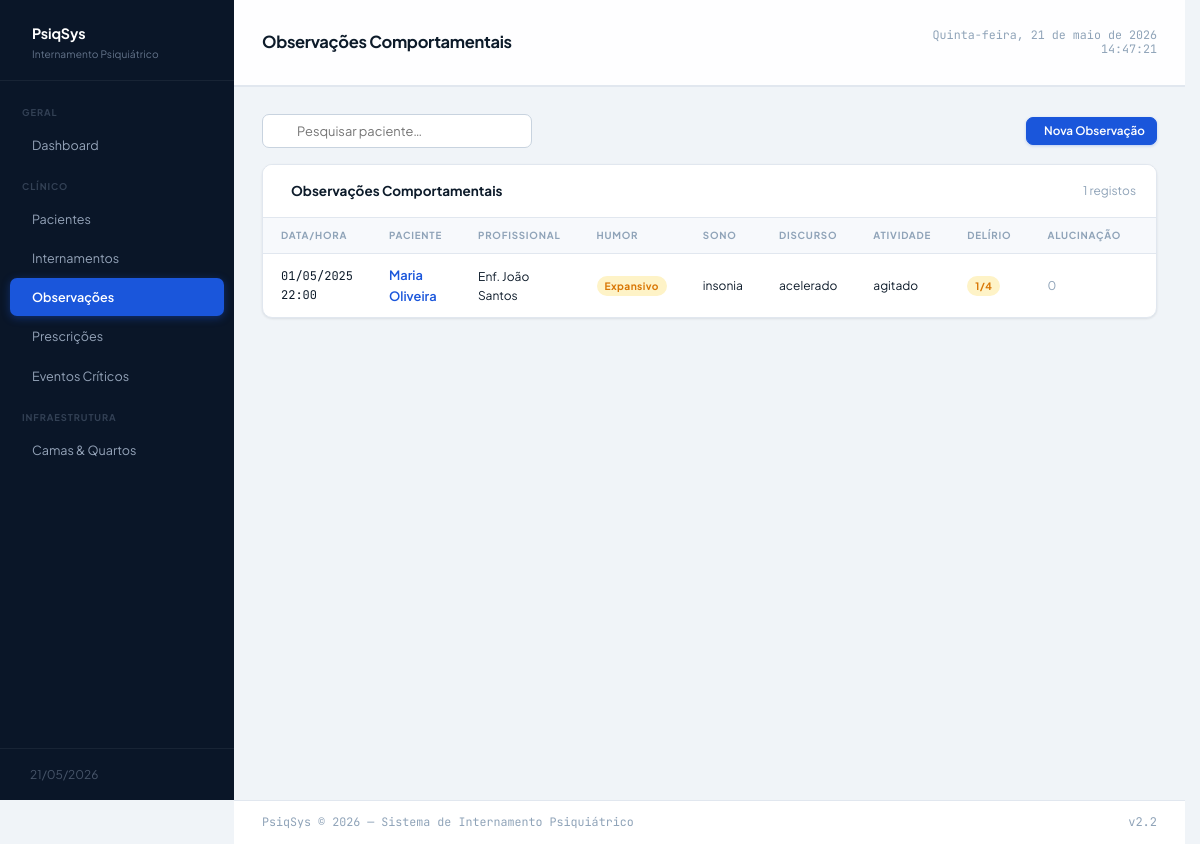
Page /observacoes.php on the earlier database version.
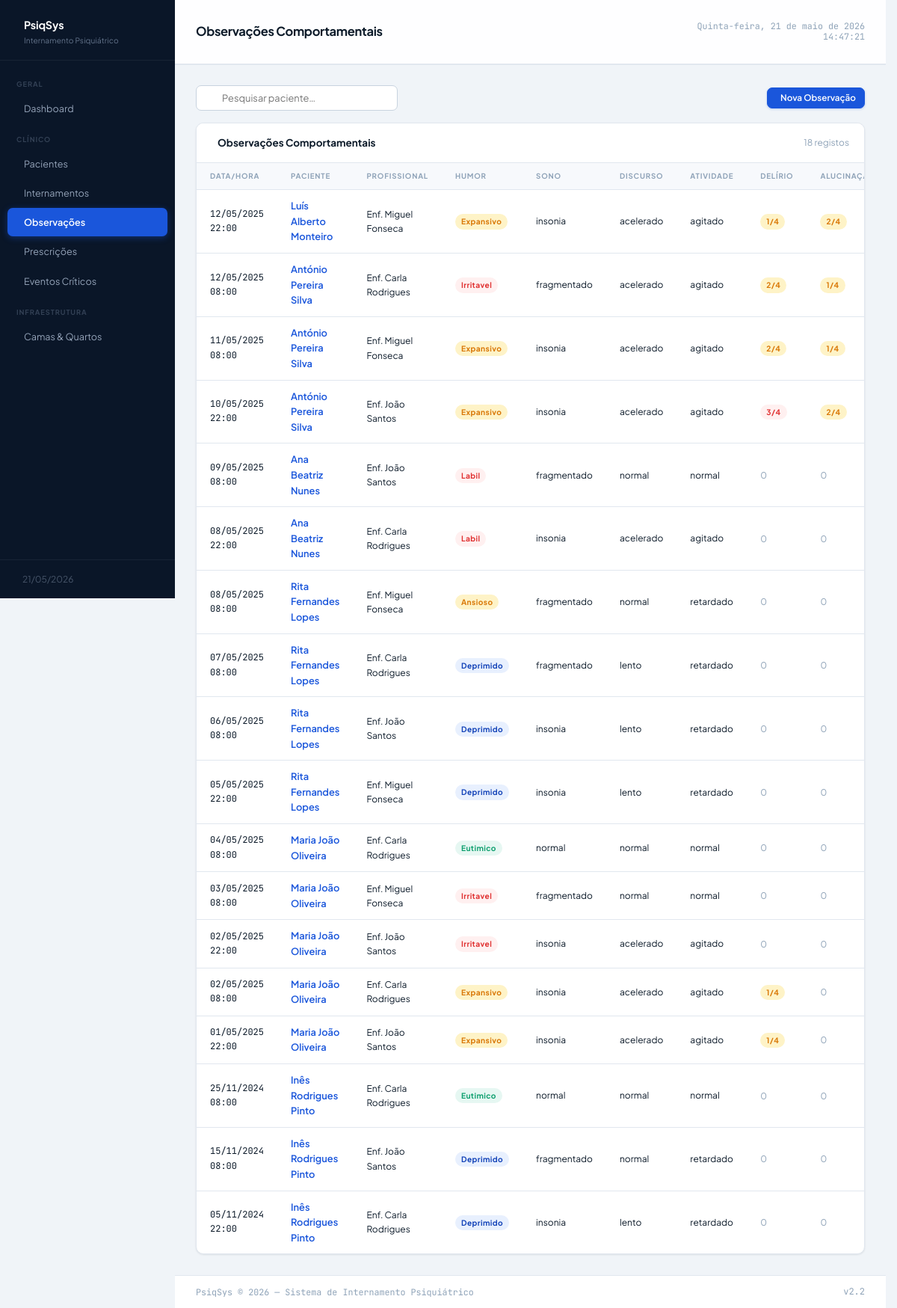
Same page on the later database version.
### tables this page shows
CREATE TABLE IF NOT EXISTS OBSERVACAO_COMPORTAMENTAL (
  id_observacao          INT       NOT NULL AUTO_INCREMENT,
  id_internamento        INT       NOT NULL,
  id_profissional        INT       NOT NULL,
  data_hora              DATETIME  NOT NULL,
  humor                  ENUM('eutimico','deprimido','expansivo','irritavel','ansioso','labil')
                         NOT NULL,
  sono                   ENUM('normal','insonia','hipersonia','fragmentado')
                         NOT NULL,
  discurso               ENUM('normal','acelerado','lento','incoerente','mutismo')
                         NOT NULL,
  atividade_psicomotora  ENUM('normal','agitado','retardado','catatónico')
                         NOT NULL,
  delirio                TINYINT   NOT NULL DEFAULT 0
                         COMMENT 'Escala 0-4 (0=ausente, 4=grave)',
  alucinacao             TINYINT   NOT NULL DEFAULT 0
                         COMMENT 'Escala 0-4 (0=ausente, 4=grave)',
  adesao_terapeutica     ENUM('total','parcial','recusa')
                         NOT NULL DEFAULT 'total',
  notas_clinicas         TEXT      NULL,
  PRIMARY KEY (id_observacao),
  CONSTRAINT fk_obs_internamento
    FOREIGN KEY (id_internamento) REFERENCES INTERNAMENTO (id_internamento)
    ON UPDATE CASCADE ON DELETE RESTRICT,
  CONSTRAINT fk_obs_profissional
    FOREIGN KEY (id_profissional) REFERENCES PROFISSIONAL (id_profissional)
    ON UPDATE CASCADE ON DELETE RESTRICT,
  CONSTRAINT chk_delirio
    CHECK (delirio BETWEEN 0 AND 4),
  CONSTRAINT chk_alucinacao
    CHECK (alucinacao BETWEEN 0 AND 4)
);

CREATE TABLE IF NOT EXISTS PACIENTE (
  id_paciente      INT          NOT NULL AUTO_INCREMENT,
  nome             VARCHAR(150) NOT NULL,
  data_nascimento  DATE         NOT NULL,
  num_utente       CHAR(9)      NOT NULL,
  contacto         VARCHAR(20)  NULL,
  morada           TEXT         NULL,
  created_at       TIMESTAMP    NOT NULL DEFAULT CURRENT_TIMESTAMP,
  updated_at       TIMESTAMP    NOT NULL DEFAULT CURRENT_TIMESTAMP
                   ON UPDATE CURRENT_TIMESTAMP,
  PRIMARY KEY (id_paciente),
  UNIQUE KEY uk_num_utente (num_utente)
);

CREATE TABLE IF NOT EXISTS PROFISSIONAL (
  id_profissional  INT          NOT NULL AUTO_INCREMENT,
  nome             VARCHAR(150) NOT NULL,
  funcao           ENUM('medico','enfermeiro','psicologo','assistente_social','administrativo','ti')
                   NOT NULL,
  num_cedula       VARCHAR(20)  NOT NULL,
  created_at       TIMESTAMP    NOT NULL DEFAULT CURRENT_TIMESTAMP,
  updated_at       TIMESTAMP    NOT NULL DEFAULT CURRENT_TIMESTAMP
                   ON UPDATE CURRENT_TIMESTAMP,
  PRIMARY KEY (id_profissional),
  UNIQUE KEY uk_cedula (num_cedula)
);

### observacoes.php (the view, shortened to what this page needs)
<?php
require_once 'includes/db.php';
$search     = trim($_GET['q'] ?? '');
$where  = '1=1';
$params = [];
$rows = $pdo->prepare("
    SELECT o.*, p.nome AS paciente, pr.nome AS profissional,
           i.id_internamento
    FROM OBSERVACAO_COMPORTAMENTAL o
    JOIN INTERNAMENTO i ON i.id_internamento = o.id_internamento
    JOIN PACIENTE p ON p.id_paciente = i.id_paciente
    JOIN PROFISSIONAL pr ON pr.id_profissional = o.id_profissional
    WHERE $where
    ORDER BY o.data_hora DESC
    LIMIT 100
");
$rows->execute($params);
$rows = $rows->fetchAll();
require_once 'includes/header.php';
function humor_badge(string $h): string
{
    $map = ['eutimico' => 'green', 'deprimido' => 'blue', 'expansivo' => 'amber', 'irritavel' => 'red', 'ansioso' => 'amber', 'labil' => 'red'];
    return '<span class="badge badge-' . ($map[$h] ?? 'gray') . '">' . $h . '</span>';
}
function adesao_badge(string $a): string
{
    $map = ['total' => 'green', 'parcial' => 'amber', 'recusa' => 'red'];
    return '<span class="badge badge-' . ($map[$a] ?? 'gray') . '">' . $a . '</span>';
}
?>
<div class="flex items-center justify-between mb-4">
    <form method="get" style="display:flex;gap:8px;align-items:center">
        <div class="search-bar">
            <input type="text" name="q" placeholder="Pesquisar paciente…" value="<?= htmlspecialchars($search) ?>">
        </div>
    </form>
    <button class="btn btn-primary btn-sm" onclick="openModal('modal-novo')">
        <i class="ti ti-plus"></i> Nova Observação
    </button>
</div>
<div class="card">
    <div class="card-header">
        <span class="card-title"><i class="ti ti-clipboard-list"></i> Observações Comportamentais</span>
        <span class="text-sm text-muted"><?= count($rows) ?> registos</span>
    </div>
    <div class="table-wrap">
        <table>
            <thead>
                <tr>
                    <th>Data/Hora</th>
                    <th>Paciente</th>
                    <th>Profissional</th>
                    <th>Humor</th>
                    <th>Sono</th>
                    <th>Discurso</th>
                    <th>Atividade</th>
                    <th>Delírio</th>
                    <th>Alucinação</th>
                    <th>Adesão</th>
                </tr>
            </thead>
            <tbody>
                <?php foreach ($rows as $r): ?>
                    <tr>
                        <td class="mono text-sm"><?= date('d/m/Y H:i', strtotime($r['data_hora'])) ?></td>
                        <td>
                            <a href="internamento_detalhe.php?id=<?= $r['id_internamento'] ?>" class="fw-600">
                                <?= htmlspecialchars($r['paciente']) ?>
                            </a>
                        </td>
                        <td class="text-sm"><?= htmlspecialchars($r['profissional']) ?></td>
                        <td><?= humor_badge($r['humor']) ?></td>
                        <td class="text-sm"><?= $r['sono'] ?></td>
                        <td class="text-sm"><?= $r['discurso'] ?></td>
                        <td class="text-sm"><?= $r['atividade_psicomotora'] ?></td>
                        <td>
                            <?php if ($r['delirio'] > 0): ?>
                                <span class="badge badge-<?= $r['delirio'] >= 3 ? 'red' : 'amber' ?>"><?= $r['delirio'] ?>/4</span>
                            <?php else: ?><span class="text-muted text-sm">0</span><?php endif; ?>
                        </td>
                        <td>
                            <?php if ($r['alucinacao'] > 0): ?>
                                <span class="badge badge-<?= $r['alucinacao'] >= 3 ? 'red' : 'amber' ?>"><?= $r['alucinacao'] ?>/4</span>
                            <?php else: ?><span class="text-muted text-sm">0</span><?php endif; ?>
                        </td>
                        <td><?= adesao_badge($r['adesao_terapeutica']) ?></td>
                    </tr>
                <?php endforeach; ?>
            </tbody>
        </table>
    </div>
</div>
<?php require_once 'includes/footer.php'; ?>

Differences in the rows shown:
added observacao_comportamental: data_hora "12/05/2025 22:00", paciente.nome "Luís Alberto Monteiro", id_profissional.nome "Enf. Miguel Fonseca", humor "Expansivo", sono "insonia", discurso "acelerado", atividade_psicomotora "agitado", delirio "1", alucinacao "2"
added observacao_comportamental: data_hora "12/05/2025 08:00", paciente.nome "António Pereira Silva", id_profissional.nome "Enf. Carla Rodrigues", humor "Irritavel", sono "fragmentado", discurso "acelerado", atividade_psicomotora "agitado", delirio "2", alucinacao "1"
added observacao_comportamental: data_hora "11/05/2025 08:00", paciente.nome "António Pereira Silva", id_profissional.nome "Enf. Miguel Fonseca", humor "Expansivo", sono "insonia", discurso "acelerado", atividade_psicomotora "agitado", delirio "2", alucinacao "1"
added observacao_comportamental: data_hora "10/05/2025 22:00", paciente.nome "António Pereira Silva", id_profissional.nome "Enf. João Santos", humor "Expansivo", sono "insonia", discurso "acelerado", atividade_psicomotora "agitado", delirio "3", alucinacao "2"
added observacao_comportamental: data_hora "09/05/2025 08:00", paciente.nome "Ana Beatriz Nunes", id_profissional.nome "Enf. João Santos", humor "Labil", sono "fragmentado", discurso "normal", atividade_psicomotora "normal", delirio "0", alucinacao "0"
added observacao_comportamental: data_hora "08/05/2025 22:00", paciente.nome "Ana Beatriz Nunes", id_profissional.nome "Enf. Carla Rodrigues", humor "Labil", sono "insonia", discurso "acelerado", atividade_psicomotora "agitado", delirio "0", alucinacao "0"
added observacao_comportamental: data_hora "08/05/2025 08:00", paciente.nome "Rita Fernandes Lopes", id_profissional.nome "Enf. Miguel Fonseca", humor "Ansioso", sono "fragmentado", discurso "normal", atividade_psicomotora "retardado", delirio "0", alucinacao "0"
added observacao_comportamental: data_hora "07/05/2025 08:00", paciente.nome "Rita Fernandes Lopes", id_profissional.nome "Enf. Carla Rodrigues", humor "Deprimido", sono "fragmentado", discurso "lento", atividade_psicomotora "retardado", delirio "0", alucinacao "0"
added observacao_comportamental: data_hora "06/05/2025 08:00", paciente.nome "Rita Fernandes Lopes", id_profissional.nome "Enf. João Santos", humor "Deprimido", sono "insonia", discurso "lento", atividade_psicomotora "retardado", delirio "0", alucinacao "0"
added observacao_comportamental: data_hora "05/05/2025 22:00", paciente.nome "Rita Fernandes Lopes", id_profissional.nome "Enf. Miguel Fonseca", humor "Deprimido", sono "insonia", discurso "lento", atividade_psicomotora "retardado", delirio "0", alucinacao "0"
added observacao_comportamental: data_hora "04/05/2025 08:00", paciente.nome "Maria João Oliveira", id_profissional.nome "Enf. Carla Rodrigues", humor "Eutimico", sono "normal", discurso "normal", atividade_psicomotora "normal", delirio "0", alucinacao "0"
added observacao_comportamental: data_hora "03/05/2025 08:00", paciente.nome "Maria João Oliveira", id_profissional.nome "Enf. Miguel Fonseca", humor "Irritavel", sono "fragmentado", discurso "normal", atividade_psicomotora "normal", delirio "0", alucinacao "0"
added observacao_comportamental: data_hora "02/05/2025 22:00", paciente.nome "Maria João Oliveira", id_profissional.nome "Enf. João Santos", humor "Irritavel", sono "insonia", discurso "acelerado", atividade_psicomotora "agitado", delirio "0", alucinacao "0"
added observacao_comportamental: data_hora "02/05/2025 08:00", paciente.nome "Maria João Oliveira", id_profissional.nome "Enf. Carla Rodrigues", humor "Expansivo", sono "insonia", discurso "acelerado", atividade_psicomotora "agitado", delirio "1", alucinacao "0"
changed observacao_comportamental (number 15 of 18 on the later page): paciente.nome "Maria Oliveira" → "Maria João Oliveira"
added observacao_comportamental: data_hora "25/11/2024 08:00", paciente.nome "Inês Rodrigues Pinto", id_profissional.nome "Enf. Carla Rodrigues", humor "Eutimico", sono "normal", discurso "normal", atividade_psicomotora "normal", delirio "0", alucinacao "0"
added observacao_comportamental: data_hora "15/11/2024 08:00", paciente.nome "Inês Rodrigues Pinto", id_profissional.nome "Enf. João Santos", humor "Deprimido", sono "fragmentado", discurso "normal", atividade_psicomotora "retardado", delirio "0", alucinacao "0"
added observacao_comportamental: data_hora "05/11/2024 22:00", paciente.nome "Inês Rodrigues Pinto", id_profissional.nome "Enf. Carla Rodrigues", humor "Deprimido", sono "insonia", discurso "lento", atividade_psicomotora "retardado", delirio "0", alucinacao "0"
Other differences:
count($rows): "1" → "18"
